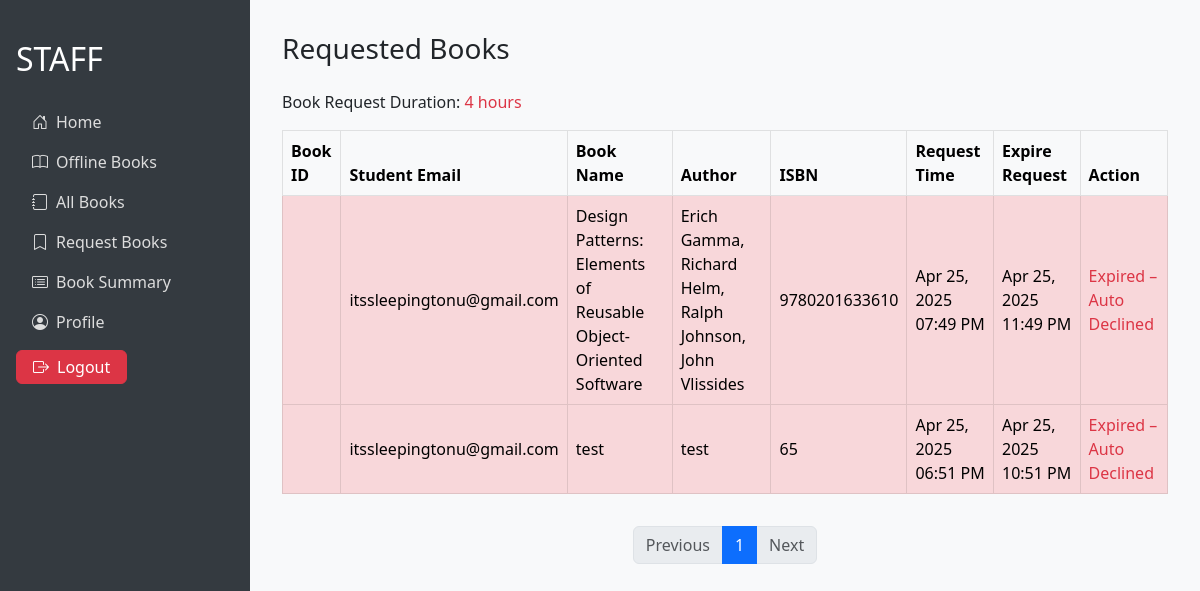
The page /staff/requests/ on the database as committed earlier.
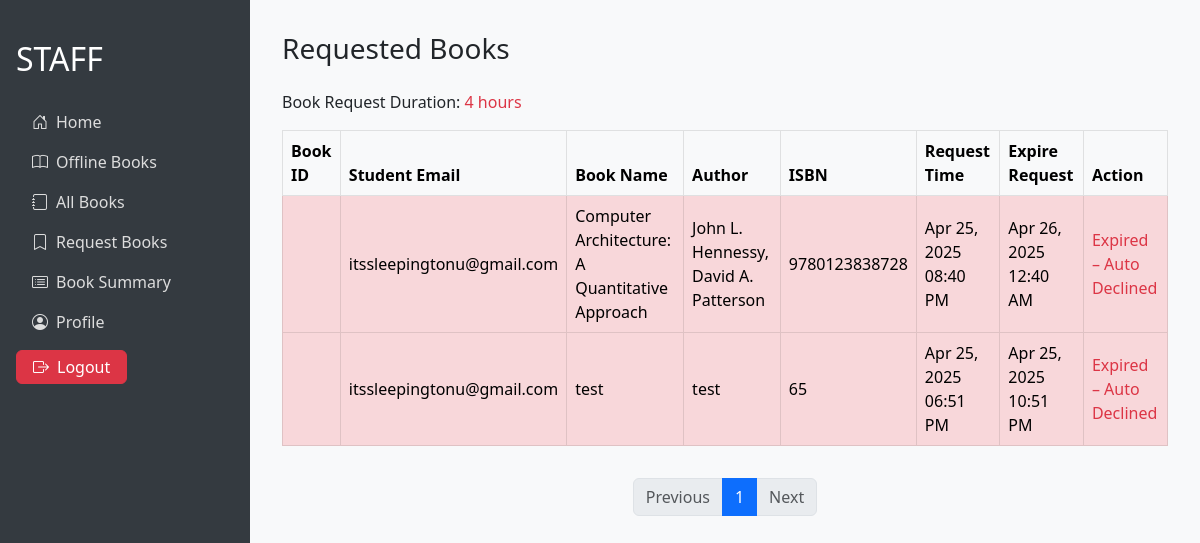
The same page on the database as committed later.
### library/models.py (models this page shows, shortened)
class BookRequest(models.Model):
    REQUESTED = 'REQUESTED'
    ACCEPTED = 'ACCEPTED'
    DECLINED = 'DECLINED'
    STATUS_CHOICES = [
        (REQUESTED, 'Requested'),
        (ACCEPTED, 'Accepted'),
        (DECLINED, 'Declined'),
    ]
    user = models.ForeignKey(User, on_delete=models.CASCADE)
    book = models.ForeignKey('library.Book', on_delete=models.CASCADE)
    status = models.CharField(
        max_length=10,
        choices=STATUS_CHOICES,
        default=REQUESTED
    )
    requested_at = models.DateTimeField(auto_now_add=True)
    expire_time = models.DateTimeField(null=True, blank=True)
    def save(self, *args, **kwargs):
        if not self.expire_time:
            policy = LibraryPolicy.objects.first()  # Adjust your query if needed.
            if policy:
                self.expire_time = timezone.now() + timedelta(hours=policy.book_request_duration)
            else:
                self.expire_time = timezone.now() + timedelta(hours=4)  # Fallback value
        super().save(*args, **kwargs)

class Book(models.Model):
    book_id = models.CharField(max_length=20, unique=True)
    title = models.CharField(max_length=255)
    author = models.CharField(max_length=255)
    edition = models.CharField(max_length=50, blank=True)
    publication = models.CharField(max_length=255, blank=True)
    isbn = models.CharField(max_length=20, unique=True)
    number_of_copies_available = models.PositiveIntegerField(default=0)
    book_dept = models.CharField(max_length=100, blank=True)

### library/views.py (the view)
# urls.py: path('staff/requests/', views.requested_books, name='requested_books'),
def requested_books(request):
    requests_qs = BookRequest.objects.filter(status='REQUESTED').order_by('-requested_at')
    policy = LibraryPolicy.objects.first()
    now = timezone.now()
    for req in requests_qs:
        if req.expire_time and req.expire_time < now and req.status != 'DECLINED':
            req.status = 'DECLINED'
            req.save()
            book = req.book
            book.number_of_copies_available += 1
            book.save()
    paginator = Paginator(requests_qs, 10)
    page_number = request.GET.get('page')
    page_obj = paginator.get_page(page_number)
    context = {
        'policy': policy,
        'now': now,
        'page_obj': page_obj,
        'requests': requests_qs,
    }
    return render(request, 'staff_dashboard/requested_books.html', context)

### templates/staff_dashboard/requested_books.html (shortened to what this page needs)
{% extends "staff_dashboard/staff_base.html" %}
{% load static %}
{% block content %}
<h3 class="mb-4">Requested Books</h3>
<p>
    Book Request Duration:
    {% if policy %}
    <span class="text-danger">
        {{ policy.book_request_duration }} hour{% if policy.book_request_duration|floatformat:"0" != "1" %}s{% endif %}
    </span>
    {% else %}
        Not set
    {% endif %}
</p>
<div class="table-responsive">
    <table class="table table-bordered align-middle">
        <thead class="table-light">
            <tr>
                <th>Book ID</th>
                <th>Student Email</th>
                <th>Book Name</th>
                <th>Author</th>
                <th>ISBN</th>
                <th>Request Time</th>
                <th>Expire Request</th>
                <th>Action</th>
            </tr>
        </thead>
        <tbody>
            {% for req in page_obj.object_list %}
                {% if req.expire_time and req.expire_time < now %}
                    <tr class="table-danger">
                        <td>{{book.book_id }}</td>
                        <td>{{ req.user.email }}</td>
                        <td>{{ req.book.title }}</td>
                        <td>{{ req.book.author }}</td>
                        <td>{{ req.book.isbn }}</td>
                        <td>{{ req.requested_at|date:"M d, Y h:i A" }}</td>
                        <td>{{ req.expire_time|date:"M d, Y h:i A" }}</td>
                        <td>
                            <span class="text-danger">Expired – Auto Declined</span>
                        </td>
                    </tr>
                {% endif %}
            {% empty %}
                <tr>
                    <td colspan="8" class="text-center">No requested books found.</td>
                </tr>
            {% endfor %}
        </tbody>
    </table>
</div>
<nav aria-label="Page navigation" class="mt-3">
    <ul class="pagination justify-content-center">
        {% if page_obj.has_previous %}
            <li class="page-item">
                <a class="page-link" href="?page={{ page_obj.previous_page_number }}">Previous</a>
            </li>
        {% else %}
            <li class="page-item disabled">
                <span class="page-link">Previous</span>
            </li>
        {% endif %}
        {% for num in page_obj.paginator.page_range %}
            {% if page_obj.number == num %}
                <li class="page-item active"><span class="page-link">{{ num }}</span></li>
            {% else %}
                <li class="page-item"><a class="page-link" href="?page={{ num }}">{{ num }}</a></li>
            {% endif %}
        {% endfor %}
        {% if page_obj.has_next %}
            <li class="page-item">
                <a class="page-link" href="?page={{ page_obj.next_page_number }}">Next</a>
            </li>
        {% else %}
            <li class="page-item disabled">
                <span class="page-link">Next</span>
            </li>
        {% endif %}
    </ul>
</nav>
{% endblock %}

Rows that differ between the two databases and show on the page:
no longer on this page (row edited): BookRequest: user.email "itssleepingtonu@gmail.com", book "Design Patterns: Elements of Reusable Object-Oriented Software", book.author "Erich Gamma, Richard Helm, Ralph Johnson, John Vlissides", book.isbn "9780201633610", requested_at "Apr 25, 2025 07:49 PM", expire_time "Apr 25, 2025 11:49 PM"
added BookRequest: user.email "itssleepingtonu@gmail.com", book "Computer Architecture: A Quantitative Approach", book.author "John L. Hennessy, David A. Patterson", book.isbn "9780123838728", requested_at "Apr 25, 2025 08:40 PM", expire_time "Apr 26, 2025 12:40 AM"
